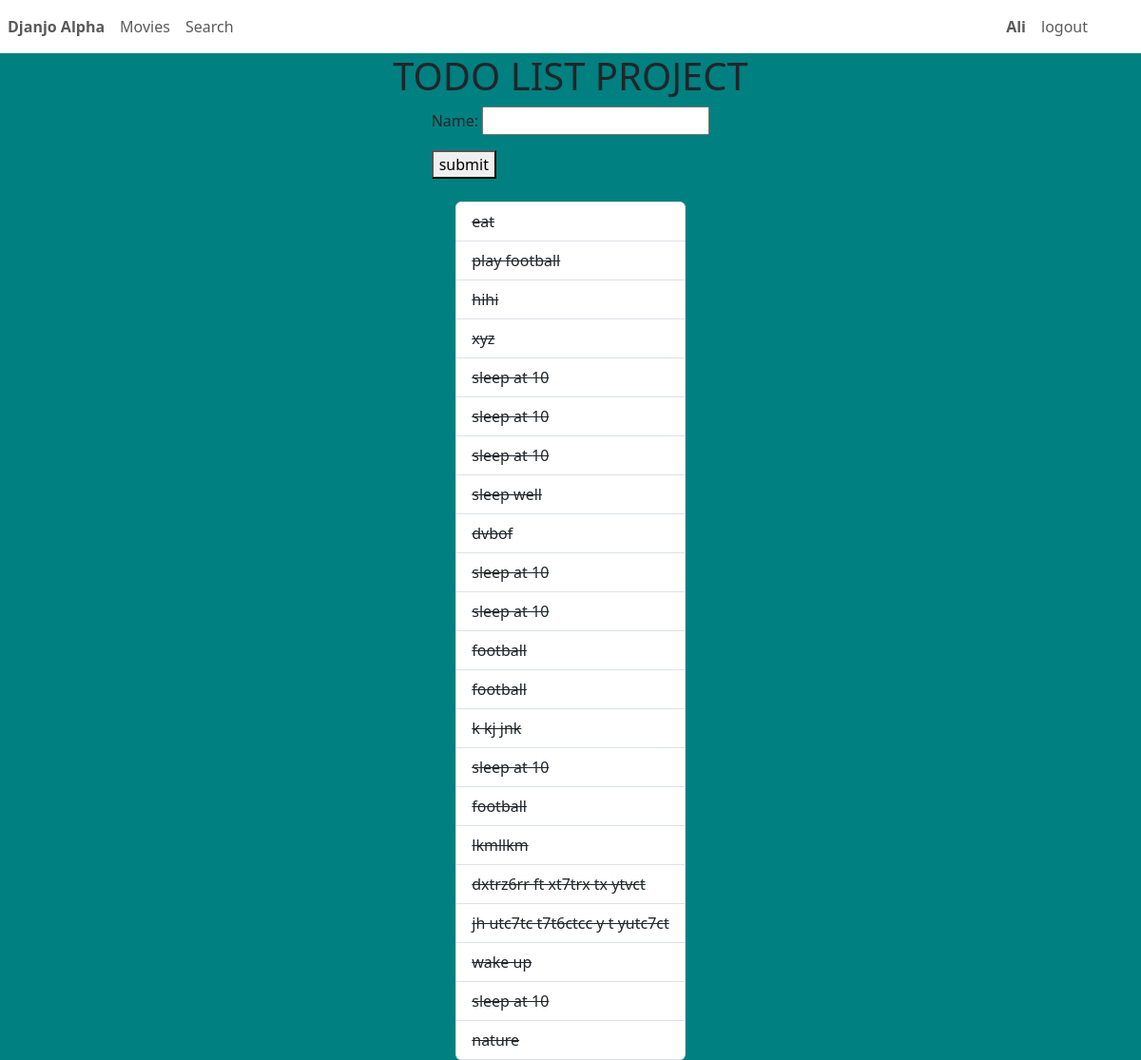
The app's page / (signed in) with its own data.
### main/models.py (models this page shows)
class Task(models.Model):
    name = models.CharField(max_length = 150)
    completed = models.BooleanField(default = False)

### main/views.py (the view)
# urls.py: path("", index, name="index"),
def index(request):
    task_list = Task.objects.all() #select from tasks
    return render(request, 'index.html', {
         'task' : task_list,
         'form': TaskForm()
    })

### main/forms.py
class TaskForm(forms.ModelForm):
    class Meta:
        model = Task
        fields = ['name']

### templates/index.html (shortened to what this page needs)
<!doctype html>
<html lang="en">
<head>
    <link href="https://cdn.jsdelivr.net/npm/bootstrap@5.3.2/dist/css/bootstrap.min.css" rel="stylesheet"
 />
</head>
<body>
    <header>
        {% include 'components/menu.html' %}
    </header>
    <main>
        <h1>TODO LIST PROJECT</h1>
        <div>
            <form action="{% url 'add_task' %}" method="post">
                {{form.as_p}}
                <button>submit</button>
            </form>
        </div>
        <div>
            <ul class="list-group mt-4">
                {% for item in task %}
                {% if not item.completed %}
                <li class="list-group-item d-flex">
                    {{item.name}}
                    <a class="nav-link fw-bolder" href="{% url 'complete' item.id %}">X</a>
                </li>
                {% else %}
                <li class="list-group-item ">
                    <del>{{item.name}}</del>
                </li>
                {% endif %}
                {% empty %}
                <li class="list-group-item">No task added</li>
                {% endfor %}
            </ul>
        </div>
    </main>
</body>
</html>

### templates/components/menu.html (shortened to what this page needs)
<nav class="navbar navbar-expand bg-transparent">
    <ul class="nav navbar-nav">
        <li class="nav-items">
            <a href="{% url 'index' %}" class="nav-link fw-bolder">Djanjo Alpha</a>
        </li>
        <li>
            <a href="{% url 'view_movies' %}" class="nav-link">Movies</a>
        </li>
        <li>
            <a href="{% url 'search_movie' %}" class="nav-link">Search</a>
        </li>
    </ul>
    <ul class="nav navbar-nav ms-auto me-5">
        {% if user.is_authenticated %}
        <li class="nav-item">
            <a href="" class="nav-link fw-bolder">
                {{user.username|title}}
            </a>
        </li>
        <li class="nav-item">
            <a href="{% url 'logout' %}" class="nav-link">logout</a>
        </li>
        {% endif %}
    </ul>
</nav>

### templates/index.html (style rules this page uses)
main { display: grid; place-items: center; height: auto; background-color: teal; }
a { margin-inline-start: auto; }

### records on screen
Task: name "eat"
Task: name "play football"
Task: name "hihi"
Task: name "xyz"
Task: name "sleep at 10"
Task: name "sleep at 10"
Task: name "sleep at 10"
Task: name "sleep well"
Task: name "dvbof"
Task: name "sleep at 10"
Task: name "sleep at 10"
Task: name "football"
Task: name "football"
Task: name "k kj jnk"
Task: name "sleep at 10"
Task: name "football"
Task: name "lkmllkm"
Task: name "dxtrz6rr ft xt7trx tx ytvct"
Task: name "jh utc7tc t7t6ctcc y t yutc7ct"
Task: name "wake up"
Task: name "sleep at 10"
Task: name "nature"

### other values on screen
{{ user.username|title }} "Ali"
